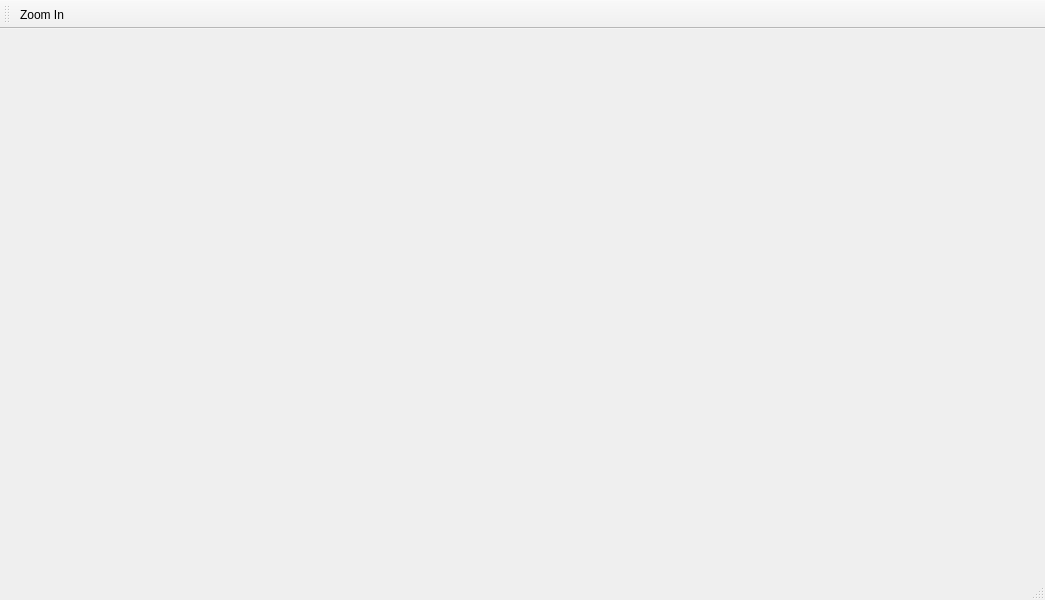
<?xml version="1.0" encoding="UTF-8"?>
<ui version="4.0">
 <class>GSPDGWindow</class>
 <widget class="QMainWindow" name="GSPDGWindow">
  <property name="geometry">
   <rect>
    <x>0</x>
    <y>0</y>
    <width>1045</width>
    <height>600</height>
   </rect>
  </property>
  <property name="windowTitle">
   <string>PDG Window</string>
  </property>
  <property name="windowIcon">
   <iconset resource="../xconsole/x.qrc">
    <normaloff>:/Icon/PDG.png</normaloff>:/Icon/PDG.png</iconset>
  </property>
  <widget class="QWidget" name="centralwidget">
   <layout class="QGridLayout" name="gridLayout">
    <item row="0" column="0">
     <widget class="GSPDGView" name="PDGView" native="true"/>
    </item>
   </layout>
  </widget>
  <widget class="QStatusBar" name="statusbar"/>
  <widget class="QToolBar" name="toolBar">
   <property name="windowTitle">
    <string>toolBar</string>
   </property>
   <attribute name="toolBarArea">
    <enum>TopToolBarArea</enum>
   </attribute>
   <attribute name="toolBarBreak">
    <bool>false</bool>
   </attribute>
   <addaction name="actionZoom_In"/>
  </widget>
  <action name="actionZoom_In">
   <property name="icon">
    <iconset resource="../xconsole/x.qrc">
     <normaloff>:/Icon/ZoomIn.png</normaloff>:/Icon/ZoomIn.png</iconset>
   </property>
   <property name="text">
    <string>Zoom In</string>
   </property>
  </action>
 </widget>
 <customwidgets>
  <customwidget>
   <class>GSPDGView</class>
   <extends>QWidget</extends>
   <header>gspdgview.h</header>
  </customwidget>
 </customwidgets>
 <resources>
  <include location="../xconsole/x.qrc"/>
 </resources>
 <connections/>
</ui>
